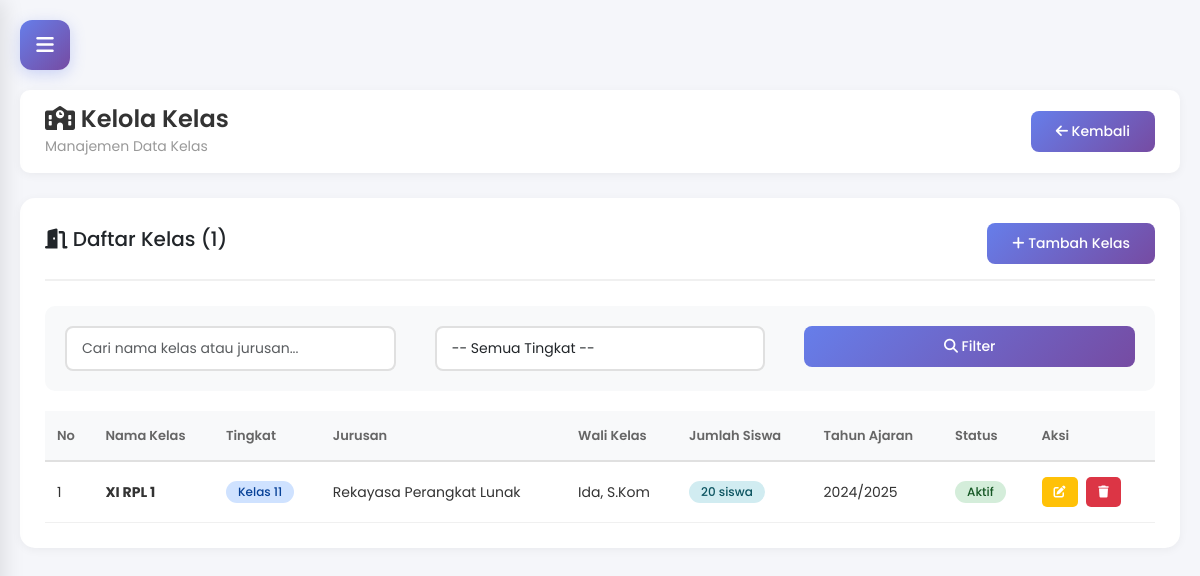
/admin/kelola-kelas.php (signed in), run on the app's committed database.
### tables this page shows
CREATE TABLE `classes` (
  `id` int(11) NOT NULL,
  `class_name` varchar(20) NOT NULL,
  `grade` int(11) NOT NULL,
  `major` varchar(50) NOT NULL,
  `class_number` int(11) NOT NULL,
  `homeroom_teacher_id` int(11) DEFAULT NULL,
  `academic_year` varchar(9) NOT NULL,
  `is_active` tinyint(1) DEFAULT 1,
  `created_at` timestamp NOT NULL DEFAULT current_timestamp()
);

CREATE TABLE `users` (
  `id` int(11) NOT NULL,
  `username` varchar(50) NOT NULL,
  `password` varchar(255) NOT NULL,
  `full_name` varchar(100) NOT NULL,
  `role` enum('admin','guru','siswa') NOT NULL,
  `nis` varchar(20) DEFAULT NULL,
  `nip` varchar(20) DEFAULT NULL,
  `email` varchar(100) DEFAULT NULL,
  `phone` varchar(15) DEFAULT NULL,
  `class_id` int(11) DEFAULT NULL,
  `profile_photo` varchar(255) DEFAULT 'default.jpg',
  `is_active` tinyint(1) DEFAULT 1,
  `created_at` timestamp NOT NULL DEFAULT current_timestamp(),
  `updated_at` timestamp NOT NULL DEFAULT current_timestamp() ON UPDATE current_timestamp()
);

### config/database.php (called while the page is built, shortened)
<?php
$conn = mysqli_connect(DB_HOST, DB_USER, DB_PASS, DB_NAME);
mysqli_set_charset($conn, "utf8");
function query($query) {
    global $conn;
    $result = mysqli_query($conn, $query);
    return $result;
}
function fetch_all($query) {
    $result = query($query);
    $data = [];
    if ($result && mysqli_num_rows($result) > 0) {
        while ($row = mysqli_fetch_assoc($result)) {
            $data[] = $row;
        }
    }
    return $data;
}
?>

### admin/kelola-kelas.php (the view, shortened to what this page needs)
<?php
require_once '../config/database.php';
$search = isset($_GET['search']) ? escape($_GET['search']) : '';
$where = "WHERE 1=1";
$kelas_list = fetch_all("SELECT c.*,
                         u.full_name as wali_kelas_nama,
                         (SELECT COUNT(*) FROM users WHERE class_id = c.id AND role = 'siswa') as jumlah_siswa
                         FROM classes c
                         LEFT JOIN users u ON c.homeroom_teacher_id = u.id
                         $where
                         ORDER BY c.grade ASC, c.class_name ASC");
?>
<!DOCTYPE html>
<html lang="id">
<head>
    <link href="https://cdn.jsdelivr.net/npm/bootstrap@5.3.0/dist/css/bootstrap.min.css" rel="stylesheet">
    <link rel="stylesheet" href="https://cdnjs.cloudflare.com/ajax/libs/font-awesome/6.4.0/css/all.min.css">
</head>
<body>
    <button class="hamburger-btn" onclick="toggleSidebar()">
        <i class="fas fa-bars"></i>
    </button>
    <div class="main-content">
        <div class="top-bar">
            <div>
                <h4><i class="fas fa-school"></i> Kelola Kelas</h4>
                <small style="color: #999;">Manajemen Data Kelas</small>
            </div>
            <a href="dashboard.php" class="btn-primary-custom">
                <i class="fas fa-arrow-left"></i> Kembali
            </a>
        </div>
        <div class="content-section">
            <div class="section-header">
                <h5><i class="fas fa-door-open"></i> Daftar Kelas (<?php echo count($kelas_list); ?>)</h5>
                <button class="btn-primary-custom" onclick="openModal('modalTambah')">
                    <i class="fas fa-plus"></i> Tambah Kelas
                </button>
            </div>
            <div class="filter-section">
                <form method="GET" action="">
                    <div class="row">
                        <div class="col-md-6">
                            <input type="text" name="search" class="form-control" placeholder="Cari nama kelas atau jurusan..." value="<?php echo $search; ?>">
                        </div>
                        <div class="col-md-3">
                            <select name="grade_filter" class="form-control">
                                <option value="">-- Semua Tingkat --</option>
                            </select>
                        </div>
                        <div class="col-md-3">
                            <button type="submit" class="btn-primary-custom" style="width: 100%;">
                                <i class="fas fa-search"></i> Filter
                            </button>
                        </div>
                    </div>
                </form>
            </div>
            <div class="table-responsive">
                <table class="table-custom">
                    <thead>
                        <tr>
                            <th>No</th>
                            <th>Nama Kelas</th>
                            <th>Tingkat</th>
                            <th>Jurusan</th>
                            <th>Wali Kelas</th>
                            <th>Jumlah Siswa</th>
                            <th>Tahun Ajaran</th>
                            <th>Status</th>
                            <th>Aksi</th>
                        </tr>
                    </thead>
                    <tbody>
                        <?php if (count($kelas_list) > 0): ?>
                            <?php
                            $no = 1;
                            foreach ($kelas_list as $kelas):
                            ?>
                            <tr>
                                <td><?php echo $no++; ?></td>
                                <td><strong><?php echo $kelas['class_name']; ?></strong></td>
                                <td><span class="badge badge-primary">Kelas <?php echo $kelas['grade']; ?></span></td>
                                <td><?php echo $kelas['major']; ?></td>
                                <td><?php echo $kelas['wali_kelas_nama'] ?? '<span style="color: #999;">Belum ditentukan</span>'; ?></td>
                                <td><span class="badge badge-info"><?php echo $kelas['jumlah_siswa']; ?> siswa</span></td>
                                <td><?php echo $kelas['academic_year']; ?></td>
                                <td>
                                    <?php if ($kelas['is_active'] == 1): ?>
                                        <span class="badge badge-success">Aktif</span>
                                    <?php else: ?>
                                        <span class="badge badge-danger">Nonaktif</span>
                                    <?php endif; ?>
                                </td>
                                <td>
                                    <a href="?edit=<?php echo $kelas['id']; ?>" class="btn-action btn-edit">
                                        <i class="fas fa-edit"></i>
                                    </a>
                                    <a href="?delete=<?php echo $kelas['id']; ?>" class="btn-action btn-delete" onclick="return confirm('Yakin ingin menghapus kelas ini?')">
                                        <i class="fas fa-trash"></i>
                                    </a>
                                </td>
                            </tr>
                            <?php endforeach; ?>
                        <?php endif; ?>
                    </tbody>
                </table>
            </div>
        </div>
    </div>
</body>
</html>

### admin/kelola-kelas.php (style rules this page uses)
* { margin: 0; padding: 0; box-sizing: border-box; }
body { font-family: 'Poppins', sans-serif; background: #f5f6fa; }
.hamburger-btn { position: fixed; top: 20px; left: 20px; z-index: 2000; background: linear-gradient(135deg, #667eea 0%, #764ba2 100%); color: white; border: none; width: 50px; height: 50px; border-radius: 12px; cursor: pointer; display: flex; align-items: center; justify-content: center; font-size: 20px; box-shadow: 0 4px 15px rgba(102, 126, 234, 0.3); transition: all 0.3s; }
.main-content { margin-left: 0; padding: 20px; padding-top: 90px; }
.top-bar { background: white; padding: 15px 25px; border-radius: 10px; margin-bottom: 25px; display: flex; justify-content: space-between; align-items: center; box-shadow: 0 2px 10px rgba(0, 0, 0, 0.05); flex-wrap: wrap; gap: 15px; }
.top-bar h4 { margin: 0; color: #333; font-weight: 600; }
.content-section { background: white; padding: 25px; border-radius: 15px; box-shadow: 0 2px 10px rgba(0, 0, 0, 0.05); }
.section-header { display: flex; justify-content: space-between; align-items: center; margin-bottom: 25px; padding-bottom: 15px; border-bottom: 2px solid #f0f0f0; flex-wrap: wrap; gap: 15px; }
.btn-primary-custom { padding: 10px 25px; background: linear-gradient(135deg, #667eea 0%, #764ba2 100%); color: white; border: none; border-radius: 8px; font-size: 14px; font-weight: 500; cursor: pointer; transition: all 0.3s; text-decoration: none; display: inline-block; }
.filter-section { background: #f8f9fa; padding: 20px; border-radius: 10px; margin-bottom: 20px; }
.table-responsive { overflow-x: auto; }
.table-custom { width: 100%; border-collapse: collapse; }
.table-custom thead { background: #f8f9fa; }
.table-custom th { padding: 15px 12px; text-align: left; font-weight: 600; color: #666; font-size: 13px; border-bottom: 2px solid #e0e0e0; }
.table-custom td { padding: 15px 12px; border-bottom: 1px solid #f0f0f0; color: #333; font-size: 14px; }
.badge { padding: 5px 12px; border-radius: 20px; font-size: 12px; font-weight: 500; }
.badge-success { background: #d4edda; color: #155724; }
.badge-info { background: #d1ecf1; color: #0c5460; }
.badge-primary { background: #cfe2ff; color: #084298; }
.btn-action { padding: 6px 12px; border: none; border-radius: 5px; font-size: 12px; cursor: pointer; margin-right: 5px; transition: all 0.3s; text-decoration: none; display: inline-block; }
.btn-edit { background: #ffc107; color: white; }
.btn-delete { background: #dc3545; color: white; }
.form-control { width: 100%; padding: 10px 15px; border: 2px solid #e0e0e0; border-radius: 8px; font-size: 14px; transition: all 0.3s; }
.row { display: flex; gap: 15px; flex-wrap: wrap; }
.col-md-3, .col-md-6 { flex: 1; min-width: 200px; }

### data on the page
classes: class_name "XI RPL 1", grade "11", major "Rekayasa Perangkat Lunak", homeroom_teacher.full_name "Ida, S.Kom", jumlah_siswa "20", academic_year "2024/2025", is_active "Aktif"

### other printed values
count($kelas_list) "1"
